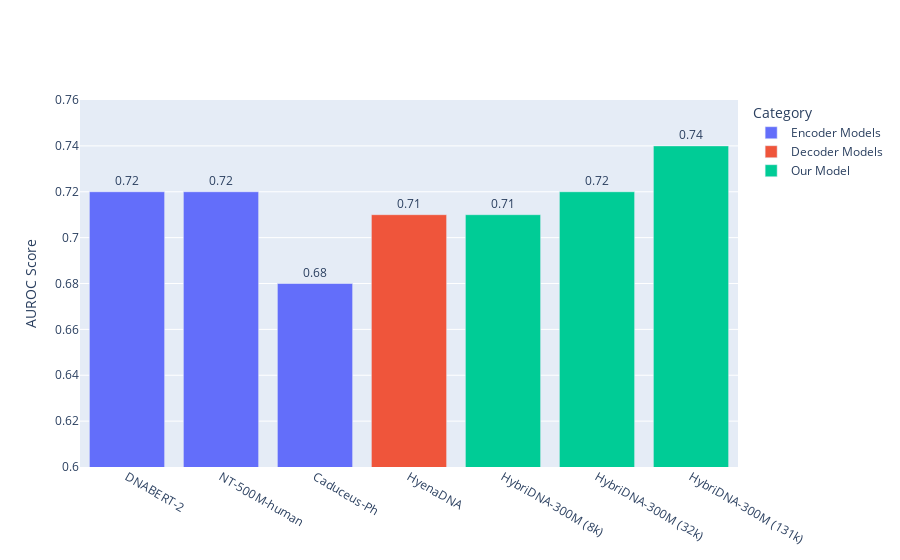

Notebook code cell kept with this figure:
### Code cell
import plotly.express as px
import pandas as pd

# Define the benchmark data for the Causal eQTL task
data_eqtl = {
    "Model Type": [
        "Encoder Models", "Encoder Models", "Encoder Models",
        "Decoder Models",
        "Our Model", "Our Model", "Our Model"
    ],
    "Model": [
        "DNABERT-2", "NT-500M-human", "Caduceus-Ph",
        "HyenaDNA",
        "HybriDNA-300M (8k)", "HybriDNA-300M (32k)", "HybriDNA-300M (131k)"
    ],
    "Fine-tune AUROC": [0.72, 0.72, 0.68, 0.71, 0.71, 0.72, 0.74]
}

# Create DataFrame
df_eqtl = pd.DataFrame(data_eqtl)

# Create Plotly bar chart for Fine-tune AUROC
fig_eqtl_finetune = px.bar(
    df_eqtl, x="Model", y="Fine-tune AUROC", color="Model Type",
    text="Fine-tune AUROC",
    title="Causal eQTL Task - Fine-tune AUROC",
    labels={"Fine-tune AUROC": "AUROC Score", "Model": "Model Name", "Model Type": "Category"},
    category_orders={"Model": df_eqtl["Model"].tolist()}  # Keep original order
)

# Update layout for better readability
fig_eqtl_finetune.update_traces(texttemplate='%{text:.2f}', textposition='outside')
fig_eqtl_finetune.update_layout(yaxis=dict(range=[0.6, 0.76]))
fig_eqtl_finetune.update_layout(xaxis_title=None)
fig_eqtl_finetune.update_layout(title=None)
# Show the figures
fig_eqtl_finetune.show()

### Figure 1 — Plotly figure (JSON) as saved in the notebook; plotly's stock layout.template omitted (floating-point values rounded to 4 significant figures)
{"data": [{"hovertemplate": "Category=Encoder Models<br>Model Name=%{x}<br>AUROC Score=%{text}<extra></extra>", "legendgroup": "Encoder Models", "marker": {"color": "#636efa", "pattern": {"shape": ""}}, "name": "Encoder Models", "orientation": "v", "showlegend": true, "text": [0.72, 0.72, 0.68], "textposition": "outside", "texttemplate": "%{text:.2f}", "type": "bar", "x": ["DNABERT-2", "NT-500M-human", "Caduceus-Ph"], "xaxis": "x", "y": [0.72, 0.72, 0.68], "yaxis": "y"}, {"hovertemplate": "Category=Decoder Models<br>Model Name=%{x}<br>AUROC Score=%{text}<extra></extra>", "legendgroup": "Decoder Models", "marker": {"color": "#EF553B", "pattern": {"shape": ""}}, "name": "Decoder Models", "orientation": "v", "showlegend": true, "text": [0.71], "textposition": "outside", "texttemplate": "%{text:.2f}", "type": "bar", "x": ["HyenaDNA"], "xaxis": "x", "y": [0.71], "yaxis": "y"}, {"hovertemplate": "Category=Our Model<br>Model Name=%{x}<br>AUROC Score=%{text}<extra></extra>", "legendgroup": "Our Model", "marker": {"color": "#00cc96", "pattern": {"shape": ""}}, "name": "Our Model", "orientation": "v", "showlegend": true, "text": [0.71, 0.72, 0.74], "textposition": "outside", "texttemplate": "%{text:.2f}", "type": "bar", "x": ["HybriDNA-300M (8k)", "HybriDNA-300M (32k)", "HybriDNA-300M (131k)"], "xaxis": "x", "y": [0.71, 0.72, 0.74], "yaxis": "y"}], "layout": {"barmode": "relative", "legend": {"title": {"text": "Category"}, "tracegroupgap": 0}, "title": {}, "xaxis": {"anchor": "y", "categoryarray": ["DNABERT-2", "NT-500M-human", "Caduceus-Ph", "HyenaDNA", "HybriDNA-300M (8k)", "HybriDNA-300M (32k)", "HybriDNA-300M (131k)"], "categoryorder": "array", "domain": [0, 1], "title": {}}, "yaxis": {"anchor": "x", "domain": [0, 1], "range": [0.6, 0.76], "title": {"text": "AUROC Score"}}}}
